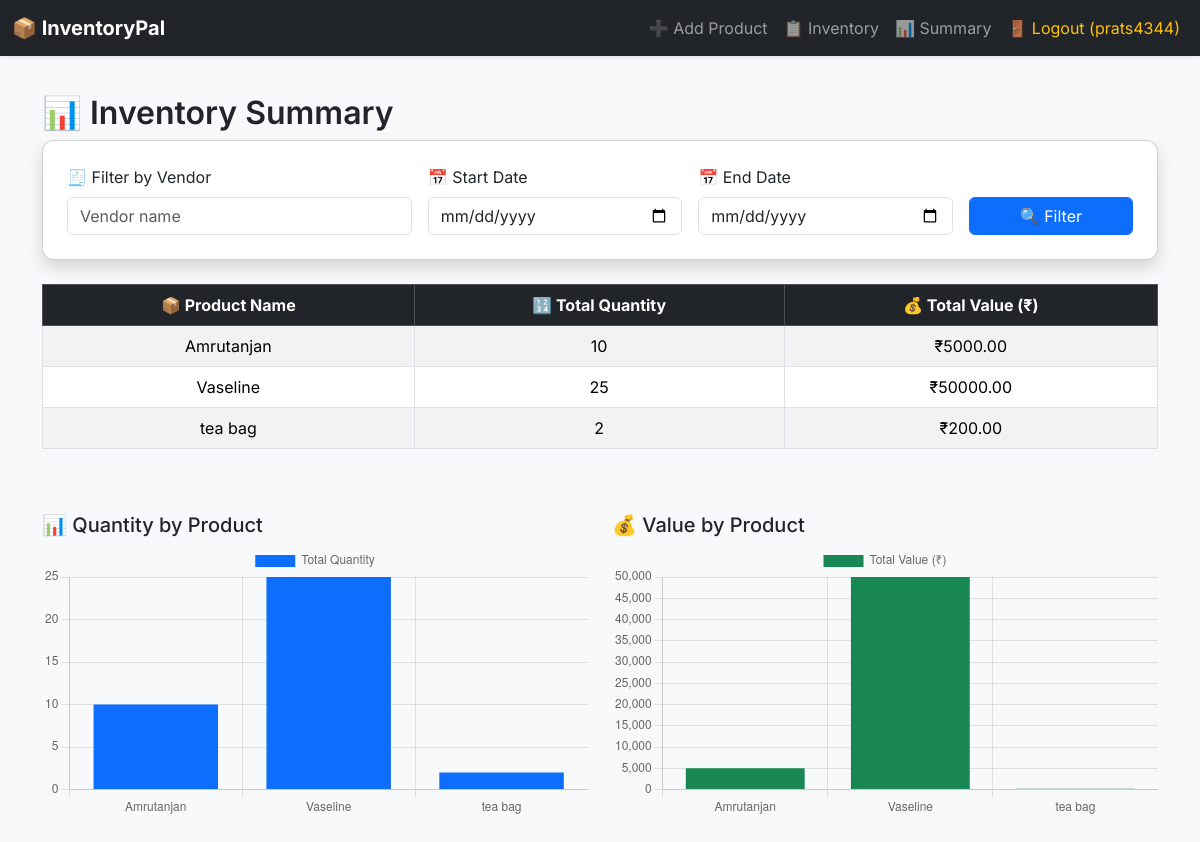
The page /summary (signed in) on the database its author committed.
### tables this page shows
CREATE TABLE inventory (
            product_id TEXT PRIMARY KEY,
            product_name TEXT,
            quantity INTEGER,
            arrival_date TEXT,
            source TEXT,
            box_id TEXT
        , unit_price REAL);

### app.py (the view)
@app.route('/summary')
@login_required
def summary():
    vendor = request.args.get('vendor', '').strip().lower()
    start_date = request.args.get('start_date', '')
    end_date = request.args.get('end_date', '')
    with sqlite3.connect('inventory.db') as conn:
        c = conn.cursor()
        query = "SELECT product_name, quantity, unit_price, arrival_date, source FROM inventory"
        c.execute(query)
        rows = c.fetchall()
    filtered = []
    for r in rows:
        r_vendor = r[4].lower()
        r_date = r[3]
        if (not vendor or vendor in r_vendor) and \
           (not start_date or r_date >= start_date) and \
           (not end_date or r_date <= end_date):
            filtered.append(r)
    summary = defaultdict(lambda: [0, 0.0])  # product_name: [total_qty, total_value]
    for name, qty, price, *_ in filtered:
        summary[name][0] += qty
        summary[name][1] += qty * price
    summary_data = [(k, v[0], v[1]) for k, v in summary.items()]
    summary_data.sort(key=lambda x: x[0])
    chart_labels = [x[0] for x in summary_data]
    chart_quantities = [x[1] for x in summary_data]
    chart_values = [x[2] for x in summary_data]
    return render_template("summary.html",
                           summary_data=summary_data,
                           chart_labels=chart_labels,
                           chart_quantities=chart_quantities,
                           chart_values=chart_values)

### app.py (called while the page is built)
def login_required(func):
    from functools import wraps
    @wraps(func)
    def wrapper(*args, **kwargs):
        if 'user' not in session:
            flash('Please login to continue.', 'warning')
            return redirect('/login')
        return func(*args, **kwargs)
    return wrapper

### templates/summary.html (shortened to what this page needs)
{% extends 'base.html' %}
{% block content %}
<h2>📊 Inventory Summary</h2>
<div class="card shadow p-4 mb-4">
  <form method="GET" class="row g-3">
    <div class="col-md-4">
      <label class="form-label">🧾 Filter by Vendor</label>
      <input type="text" name="vendor" class="form-control" placeholder="Vendor name" value="{{ request.args.get('vendor', '') }}">
    </div>
    <div class="col-md-3">
      <label class="form-label">📅 Start Date</label>
      <input type="date" name="start_date" class="form-control" value="{{ request.args.get('start_date', '') }}">
    </div>
    <div class="col-md-3">
      <label class="form-label">📅 End Date</label>
      <input type="date" name="end_date" class="form-control" value="{{ request.args.get('end_date', '') }}">
    </div>
    <div class="col-md-2 d-grid">
      <button type="submit" class="btn btn-primary">🔍 Filter</button>
    </div>
  </form>
</div>
<div class="table-responsive">
  <table class="table table-bordered table-striped table-hover align-middle text-center">
    <thead class="table-dark">
      <tr>
        <th>📦 Product Name</th>
        <th>🔢 Total Quantity</th>
        <th>💰 Total Value (₹)</th>
      </tr>
    </thead>
    <tbody>
      {% for row in summary_data %}
      <tr>
        <td>{{ row[0] }}</td>
        <td>{{ row[1] }}</td>
        <td>₹{{ "%.2f"|format(row[2]) }}</td>
      </tr>
      {% endfor %}
    </tbody>
  </table>
</div>
<div class="row mt-5">
  <div class="col-md-6 mb-4">
    <h5>📊 Quantity by Product</h5>
    <canvas id="quantityChart"></canvas>
  </div>
  <div class="col-md-6 mb-4">
    <h5>💰 Value by Product</h5>
    <canvas id="valueChart"></canvas>
  </div>
</div>
<script>
  const labels = {{ chart_labels|tojson }};
  const quantities = {{ chart_quantities|tojson }};
  const values = {{ chart_values|tojson }};
  const ctx1 = document.getElementById('quantityChart');
  new Chart(ctx1, {
    type: 'bar',
    data: {
      labels: labels,
      datasets: [{
        label: 'Total Quantity',
        data: quantities,
        backgroundColor: '#0d6efd'
      }]
    }
  });
  const ctx2 = document.getElementById('valueChart');
  new Chart(ctx2, {
    type: 'bar',
    data: {
      labels: labels,
      datasets: [{
        label: 'Total Value (₹)',
        data: values,
        backgroundColor: '#198754'
      }]
    }
  });
</script>
{% endblock %}

### templates/base.html (style rules this page uses)
body { font-family: 'Inter', sans-serif; background-color: #f8f9fa; padding-top: 70px; }
h2 { font-weight: 600; }
.card { border-radius: 12px; }

### rows shown on the page
inventory: product_name "Amrutanjan", quantity "10", row "5000.00"
inventory: product_name "Vaseline", row "25", row "50000.00"
inventory: product_name "tea bag", quantity "2", row "200.00"

### other values the page prints
{{ session.user }} "prats4344"
chart data {{ chart_labels|tojson }} ["Amrutanjan", "Vaseline", "tea bag"]
chart data {{ chart_quantities|tojson }} [10, 25, 2]
chart data {{ chart_values|tojson }} [5000.0, 50000.0, 200.0]
